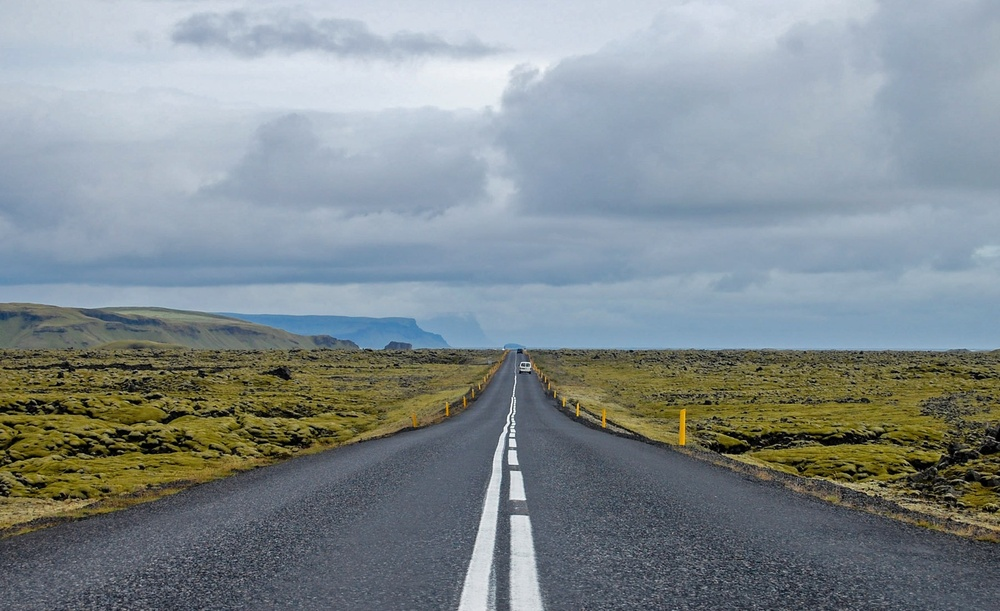
#> input picture 2_image_processing/road.jpg, 1000 x 611 px, shrunk from 1800 x 1100 before the run
$ python 2_edge_detection.py
#> lines starting #> are read from the running program, lines starting #| are printed output that depends on the picture; after the words box and inside, x2 and y2 are one past the last pixel; in counts of white or black regions, pixels touching at a corner belong together
import cv2
import numpy as np

# 이미지 로드 및 그레이스케일 변환
image = cv2.imread("road.jpg")
#> image is the input picture: shape (611, 1000, 3); mean B, G, R 143.6, 139.7, 129.9
gray = cv2.cvtColor(image, cv2.COLOR_BGR2GRAY)
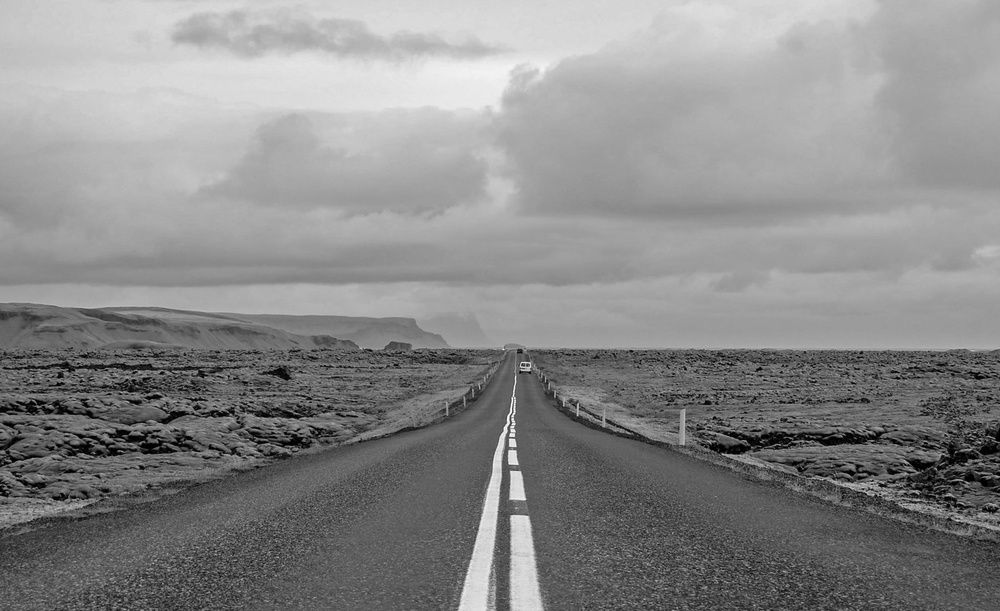
#> gray: shape (611, 1000); min 0, max 254, mean 137.2

# 가우시안 블러 적용
blur = cv2.GaussianBlur(gray, (5, 5), 0)

# Canny Edge Detection
edges = cv2.Canny(blur, 50, 150)
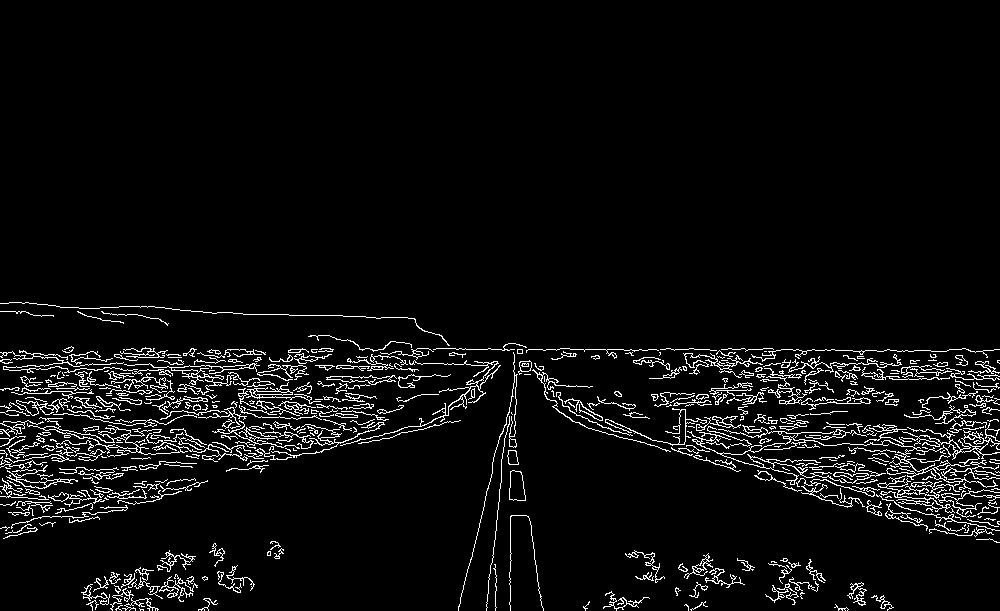
#> edges: shape (611, 1000); 5% white in thin lines or dots, all inside (x1, y1, x2, y2) = (0, 302, 1000, 611)

# 결과 출력
cv2.imshow("Edges", edges)
cv2.waitKey(0)
cv2.destroyAllWindows()
